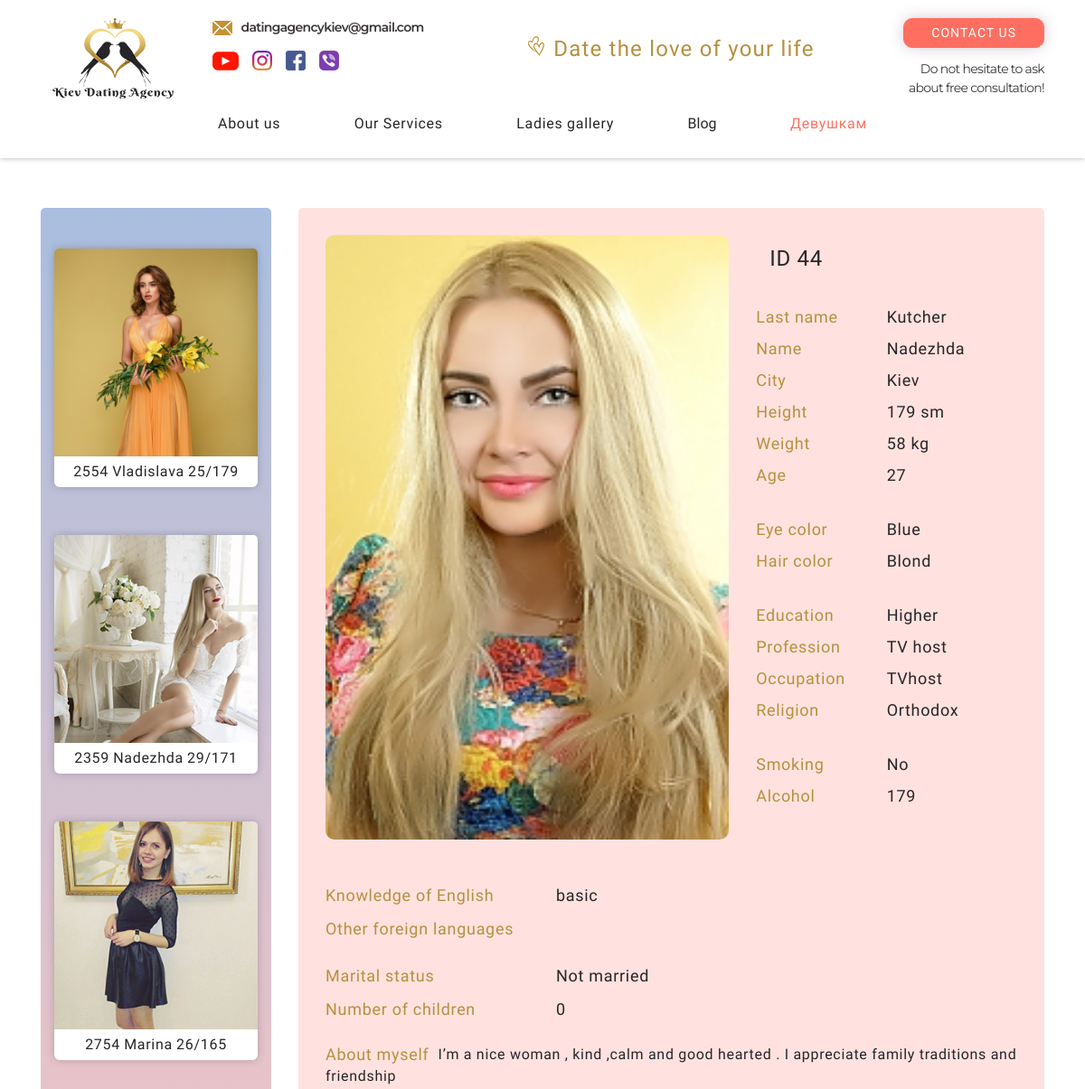
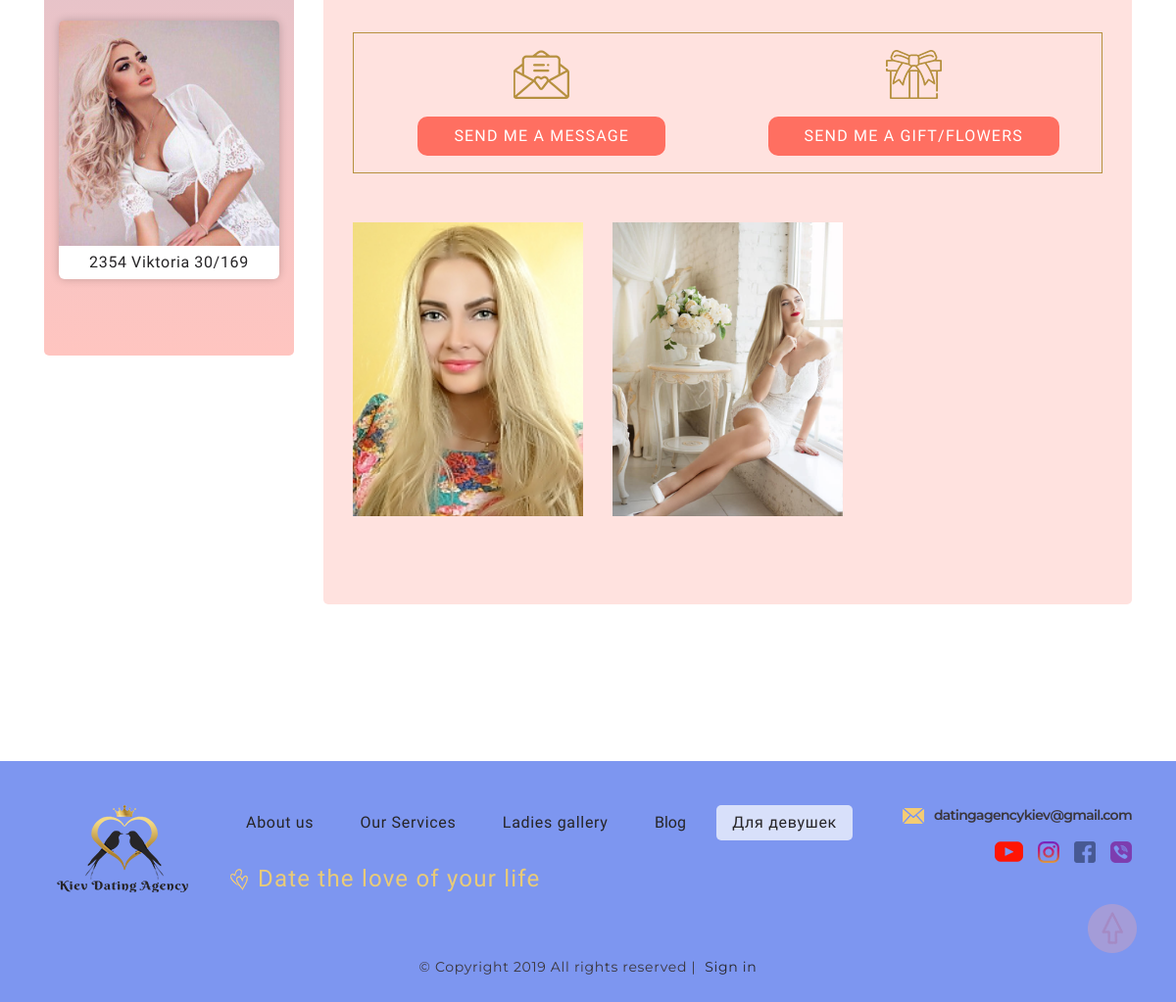
/girls/44, run on the app's committed database (2 pictures, top to bottom).
### tables this page shows
CREATE TABLE `girls` (
  `id` int(11) NOT NULL,
  `num` varchar(11) NOT NULL,
  `name` varchar(250) NOT NULL,
  `l_name` varchar(250) NOT NULL,
  `city` varchar(250) DEFAULT NULL,
  `height` varchar(150) DEFAULT NULL,
  `weight` varchar(150) DEFAULT NULL,
  `age` varchar(150) DEFAULT NULL,
  `color_eye` varchar(250) DEFAULT NULL,
  `color_heir` varchar(250) DEFAULT NULL,
  `education` varchar(250) DEFAULT NULL,
  `profession` varchar(250) DEFAULT NULL,
  `occupation` varchar(250) DEFAULT NULL,
  `religion` varchar(250) DEFAULT NULL,
  `smoking` varchar(250) DEFAULT NULL,
  `alcohol` varchar(250) DEFAULT NULL,
  `lang_eng` varchar(250) DEFAULT NULL,
  `lang_other` varchar(500) DEFAULT NULL,
  `family_status` varchar(250) DEFAULT NULL,
  `children_count` int(11) DEFAULT NULL,
  `about` mediumtext,
  `man_age` varchar(250) DEFAULT NULL,
  `man_about` mediumtext,
  `mail` varchar(250) DEFAULT NULL,
  `phone` varchar(250) DEFAULT NULL,
  `public` int(1) NOT NULL DEFAULT '0',
  `date_created` int(11) NOT NULL
);

### application/views/girls/girl.php (the view, shortened to what the rows shown need)
<?=$header;?>
<section id="girl" class="girl">
    <div class="container">
        <div class="row">
            <div class="order-xl-2 col-xl-9">
                <div class="girl-profile">
                    <div class="row no-gutters d-flex">
                        <div class="col-md-6 col-lg-5 d-flex flex-column">
                            <div class="row girl-profile__row no-gutters">
                                <div class="girl-profile__id-wrap d-flex">
                                    <p class="girl-profile__id-question">ID&nbsp;</p>
                                    <p id="girl-profile__id" class="girl-profile__id-answer"><?=$girl['id'];?></p>
                                </div>
                            </div>
                            <div class="girl-profile__group-questions">
                                <div class="row girl-profile__row no-gutters">
                                    <div class="col-6 col-sm-8 col-md-6">
                                        <p id="girl-profile__last-name" class="girl-profile__answer"><?=$girl['l_name'];?></p>
                                    </div>
                                </div>
                                <div class="row girl-profile__row no-gutters">
                                    <div class="col-6 col-sm-8 col-md-6">
                                        <p id="girl-profile__first-name" class="girl-profile__answer"><?=$girl['name'];?></p>
                                    </div>
                                </div>
                                <div class="row girl-profile__row no-gutters">
                                    <div class="col-6 col-sm-8 col-md-6">
                                        <p id="girl-profile__city" class="girl-profile__answer"><?=$girl['city'];?></p>
                                    </div>
                                </div>
                                <div class="row girl-profile__row no-gutters">
                                    <div class="col-6 col-sm-8 col-md-6">
                                        <p id="girl-profile__height" class="girl-profile__answer"><?=$girl['height'];?>&nbsp;sm</p>
                                    </div>
                                </div>
                                <div class="row girl-profile__row no-gutters">
                                    <div class="col-6 col-sm-8 col-md-6">
                                        <p id="girl-profile__weight" class="girl-profile__answer"><?=$girl['weight'];?>&nbsp;kg</p>
                                    </div>
                                </div>
                                <div class="row girl-profile__row no-gutters">
                                    <div class="col-6 col-sm-8 col-md-6">
                                        <p id="girl-profile__age" class="girl-profile__answer"><?=$girl['age'];?></p>
                                    </div>
                                </div>
                            </div>
                            <div class="girl-profile__group-questions">
                                <div class="row girl-profile__row no-gutters">
                                    <div class="col-6 col-sm-8 col-md-6">
                                        <p id="girl-profile__eye-color" class="girl-profile__answer"><?=$girl['color_eye'];?></p>
                                    </div>
                                </div>
                                <div class="row girl-profile__row no-gutters">
                                    <div class="col-6 col-sm-8 col-md-6">
                                        <p id="girl-profile__hair-color" class="girl-profile__answer"><?=$girl['color_heir'];?></p>
                                    </div>
                                </div>
                            </div>
                            <div class="girl-profile__group-questions">
                                <div class="row girl-profile__row no-gutters">
                                    <div class="col-6 col-sm-8 col-md-6">
                                        <p id="girl-profile__education" class="girl-profile__answer"><?=$girl['education'];?></p>
                                    </div>
                                </div>
                                <div class="row girl-profile__row no-gutters">
                                    <div class="col-6 col-sm-8 col-md-6">
                                        <p id="girl-profile__profession" class="girl-profile__answer"><?=$girl['profession'];?></p>
                                    </div>
                                </div>
                                <div class="row girl-profile__row no-gutters">
                                    <div class="col-6 col-sm-8 col-md-6">
                                        <p id="girl-profile__occupation" class="girl-profile__answer"><?=$girl['occupation'];?></p>
                                    </div>
                                </div>
                                <div class="row girl-profile__row no-gutters">
                                    <div class="col-6 col-sm-8 col-md-6">
                                        <p id="girl-profile__religion" class="girl-profile__answer"><?=$girl['religion'];?></p>
                                    </div>
                                </div>
                            </div>
                            <div class="girl-profile__group-questions">
                                <div class="row girl-profile__row no-gutters">
                                    <div class="col-6 col-sm-8 col-md-6">
                                        <p id="girl-profile__smoking" class="girl-profile__answer"><?=$girl['smoking'];?></p>
                                    </div>
                                </div>
                                <div class="row girl-profile__row no-gutters">
                                    <div class="col-6 col-sm-8 col-md-6">
                                        <p id="girl-profile__alcohol" class="girl-profile__answer"><?=$girl['alcohol'];?></p>
                                    </div>
                                </div>
                            </div>
                        </div>
                    </div>
                    <div class="girl-profile__group-questions mt-5">
                        <div class="girl-profile__full-row no-gutters d-flex">
                            <div class="col-6 col-sm-8">
                                <p id="girl-profile__knowledge-of-english" class="girl-profile__answer"><?=$girl['lang_eng'];?></p>
                            </div>
                        </div>
                    </div>
                    <div class="girl-profile__group-questions">
                        <div class="girl-profile__full-row no-gutters d-flex">
                            <div class="col-6 col-sm-8">
                                <p id="girl-profile__marital-status" class="girl-profile__answer"><?=$girl['family_status'];?></p>
                            </div>
                        </div>
                        <div class="girl-profile__full-row no-gutters d-flex">
                            <div class="col-6 col-sm-8">
                                <p id="girl-profile__amount-of-children" class="girl-profile__answer"><?=$girl['children_count'];?></p>
                            </div>
                        </div>
                    </div>
                    <div class="girl-profile__group-questions">
                        <div class="girl-profile__full-row no-gutters">
                            <div class="col-12">
                                <p class="girl-profile__question girl-profile__question_about-myself">About myself</p>
                                <p id="girl-profile__about-myself" class="girl-profile__answer girl-profile__answer_about-myself">
                                    <?=$girl['about'];?>
                                </p>
                            </div>
                        </div>
                    </div>
                </div>
            </div>
        </div>
    </div>
</section>
<?=$footer;?>

### data on the page
girls: id "44", l_name "Kutcher", name "Nadezhda", city "Kiev", height "179", weight "58", age "27", color_eye "Blue", color_heir "Blond", education "Higher", profession "TV host", occupation "TVhost", religion "Orthodox", smoking "No", alcohol "179", lang_eng "basic", family_status "Not married", children_count "0", about "I’m a nice woman , kind ,calm and good hearted . I appreciate family traditions and friendship"
